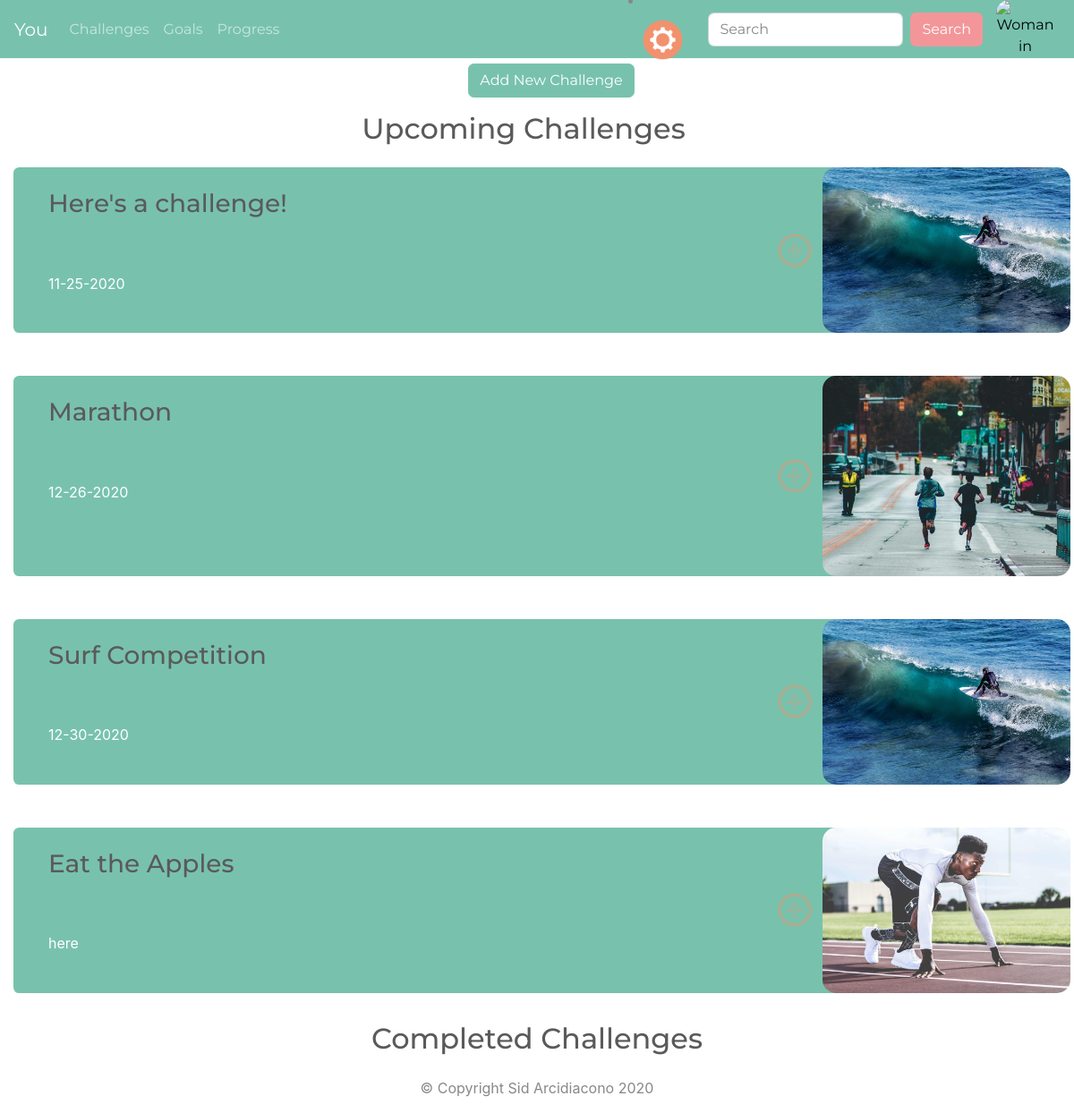
The app's page /challenges (signed in) with its own data.
### you_app/models.py (models this page shows)
class Challenges(db.Model):
    id = db.Column(db.Integer, primary_key=True)
    title = db.Column(db.String(40), nullable=False)
    dates = db.Column(db.String(50), nullable=False)
    completed = db.Column(db.Boolean, default=False)
    image = db.Column(db.String(30), nullable=True)
    users = db.relationship("User", secondary="joined_challenges")

### you_app/challenges/routes.py (the view, shortened to what this page needs)
@challenge.route("/challenges", methods=["GET", "POST"])
@login_required
def challenges():
    new_challenges = Challenges.query.filter_by(completed=False).all()
    completed_challenges = Challenges.query.filter_by(completed=True).all()
    context = {
        "new_challenges": new_challenges,
        "completed_challenges": completed_challenges,
    }
    return render_template("challenges.html", **context)

### you_app/models.py (called while the page is built)
@login_manager.user_loader
def user_loader(user_id):
    return User.query.filter_by(id=user_id).first()

### you_app/templates/challenges.html (shortened to what this page needs)
{% extends 'base.html' %}
{% block content %}
<div class="container-fluid p-0 w-100">
  <div class="row w-100 justify-content-center m-3">
    <div class="col-md-6 d-flex align-items-center">
      <button type="button" class="btn btn-primary m-auto" id="start-modal-btn">Add New Challenge</button>
    </div>
  </div>
</div>
{% if new_challenges or completed_challenges %}
<div class="row w-100 justify-content-center">
  <h2>Upcoming Challenges</h2>
</div>
{% for new_challenge in new_challenges %}
<div class="row w-100 justify-content-center">
  <div class="container m-3">
    <div class="row text-white bg-primary mb-3 w-100 rounded">
      <div class="col-md-4 text-left">
        <h3 class="card-title p-4">{{ new_challenge.title }}</h3>
        <p class="card-text p-4">{{ new_challenge.dates }}</p>
      </div>
      <div class="col-md-3 ml-auto mr-0 p-0 d-flex flex-row">
        <form class="d-flex flex-row h-50 mt-auto mb-auto" action="{{ url_for('challenge.join_challenge') }}" method="POST">
          <button type="submit" id="join-challenge" class="img-btn small"><img src="{{ url_for('static', filename='assets/orange_add_plus.png') }}" alt="plus shaped button"></button>
        </form>
        <img class="challenge-img h-100" src="{{ url_for('static', filename='assets/' + new_challenge.image) }}" alt="{{ new_challenge.title }}">
      </div>
    </div>
  </div>
</div>
{% endfor %}
<div class="row justify-content-center">
  <h2>Completed Challenges</h2>
</div>
{% else %}
<div class="row w-100 justify-content-center mt-4 mb-4">
  <h3 class="text-center">No challenges yet!</h3>
</div>
{% endif %}
{% endblock %}

### you_app/static/css/styles.css (style rules this page uses)
:root { --primary: #B0D9CA; --secondary: #F2916D; }
.img-btn { background-color: transparent; border: none; padding-left: 15px; }
.img-btn img { width: 50px; height: 50px; }
.challenge-img { width: 100%; border-radius: 15px; border: none; padding: 0; }

### records on screen
Challenges: title "Here's a challenge!", dates "11-25-2020", image (picture)
Challenges: title "Marathon", dates "12-26-2020", image (picture)
Challenges: title "Surf Competition", dates "12-30-2020", image (picture)
Challenges: title "Eat the Apples", dates "here", image (picture)
